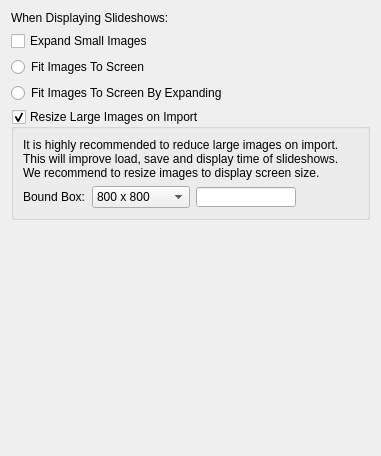
<?xml version="1.0" encoding="UTF-8"?>
<ui version="4.0">
 <class>PictureSettingWidget</class>
 <widget class="QWidget" name="PictureSettingWidget">
  <property name="geometry">
   <rect>
    <x>0</x>
    <y>0</y>
    <width>381</width>
    <height>456</height>
   </rect>
  </property>
  <layout class="QVBoxLayout" name="verticalLayout_2">
   <item>
    <widget class="QLabel" name="label">
     <property name="text">
      <string>When Displaying Slideshows:</string>
     </property>
    </widget>
   </item>
   <item>
    <layout class="QHBoxLayout" name="horizontalLayout">
     <item>
      <widget class="QCheckBox" name="checkBoxExpand">
       <property name="text">
        <string>Expand Small Images</string>
       </property>
      </widget>
     </item>
     <item>
      <widget class="QLabel" name="labelExpand">
       <property name="pixmap">
        <pixmap resource="../softprojector.qrc">:/icons/icons/ExpandSmall.png</pixmap>
       </property>
      </widget>
     </item>
     <item>
      <spacer name="horizontalSpacer">
       <property name="orientation">
        <enum>Qt::Horizontal</enum>
       </property>
       <property name="sizeHint" stdset="0">
        <size>
         <width>40</width>
         <height>20</height>
        </size>
       </property>
      </spacer>
     </item>
    </layout>
   </item>
   <item>
    <layout class="QHBoxLayout" name="horizontalLayout_2">
     <item>
      <widget class="QRadioButton" name="radioButtonFit">
       <property name="text">
        <string>Fit Images To Screen</string>
       </property>
      </widget>
     </item>
     <item>
      <widget class="QLabel" name="labelFit">
       <property name="pixmap">
        <pixmap resource="../softprojector.qrc">:/icons/icons/FitToScreen.png</pixmap>
       </property>
      </widget>
     </item>
     <item>
      <spacer name="horizontalSpacer_2">
       <property name="orientation">
        <enum>Qt::Horizontal</enum>
       </property>
       <property name="sizeHint" stdset="0">
        <size>
         <width>40</width>
         <height>20</height>
        </size>
       </property>
      </spacer>
     </item>
    </layout>
   </item>
   <item>
    <layout class="QHBoxLayout" name="horizontalLayout_3">
     <item>
      <widget class="QRadioButton" name="radioButtonFitExpand">
       <property name="text">
        <string>Fit Images To Screen By Expanding</string>
       </property>
      </widget>
     </item>
     <item>
      <widget class="QLabel" name="labelFitExpand">
       <property name="pixmap">
        <pixmap resource="../softprojector.qrc">:/icons/icons/FitToScreenByExpanding.png</pixmap>
       </property>
      </widget>
     </item>
     <item>
      <spacer name="horizontalSpacer_3">
       <property name="orientation">
        <enum>Qt::Horizontal</enum>
       </property>
       <property name="sizeHint" stdset="0">
        <size>
         <width>40</width>
         <height>20</height>
        </size>
       </property>
      </spacer>
     </item>
    </layout>
   </item>
   <item>
    <widget class="QGroupBox" name="groupBoxResize">
     <property name="title">
      <string>Resize Large Images on Import</string>
     </property>
     <property name="checkable">
      <bool>true</bool>
     </property>
     <layout class="QVBoxLayout" name="verticalLayout">
      <item>
       <widget class="QLabel" name="label_3">
        <property name="text">
         <string>It is highly recommended to reduce large images on import. This will improve load, save and display time of slideshows.
We recommend to resize images to display screen size.</string>
        </property>
        <property name="wordWrap">
         <bool>true</bool>
        </property>
       </widget>
      </item>
      <item>
       <layout class="QHBoxLayout" name="horizontalLayout_4">
        <item>
         <widget class="QLabel" name="label_2">
          <property name="text">
           <string>Bound Box:</string>
          </property>
         </widget>
        </item>
        <item>
         <widget class="QComboBox" name="comboBoxBoundAmount">
          <item>
           <property name="text">
            <string>800 x 800</string>
           </property>
          </item>
          <item>
           <property name="text">
            <string>1024 x 1024</string>
           </property>
          </item>
          <item>
           <property name="text">
            <string>1280 x 1280</string>
           </property>
          </item>
          <item>
           <property name="text">
            <string>1366 x 1366</string>
           </property>
          </item>
          <item>
           <property name="text">
            <string>1440 x 1440</string>
           </property>
          </item>
          <item>
           <property name="text">
            <string>1600 x 1600</string>
           </property>
          </item>
          <item>
           <property name="text">
            <string>1920 x 1920</string>
           </property>
          </item>
          <item>
           <property name="text">
            <string>Custom</string>
           </property>
          </item>
         </widget>
        </item>
        <item>
         <widget class="QLineEdit" name="lineEditBound">
          <property name="sizePolicy">
           <sizepolicy hsizetype="Fixed" vsizetype="Fixed">
            <horstretch>0</horstretch>
            <verstretch>0</verstretch>
           </sizepolicy>
          </property>
          <property name="maximumSize">
           <size>
            <width>100</width>
            <height>20</height>
           </size>
          </property>
         </widget>
        </item>
        <item>
         <widget class="QLabel" name="labelBoundBy"/>
        </item>
        <item>
         <spacer name="horizontalSpacer_4">
          <property name="orientation">
           <enum>Qt::Horizontal</enum>
          </property>
          <property name="sizeHint" stdset="0">
           <size>
            <width>40</width>
            <height>20</height>
           </size>
          </property>
         </spacer>
        </item>
       </layout>
      </item>
     </layout>
    </widget>
   </item>
   <item>
    <spacer name="verticalSpacer">
     <property name="orientation">
      <enum>Qt::Vertical</enum>
     </property>
     <property name="sizeHint" stdset="0">
      <size>
       <width>20</width>
       <height>90</height>
      </size>
     </property>
    </spacer>
   </item>
  </layout>
 </widget>
 <tabstops>
  <tabstop>checkBoxExpand</tabstop>
  <tabstop>radioButtonFit</tabstop>
  <tabstop>radioButtonFitExpand</tabstop>
  <tabstop>groupBoxResize</tabstop>
  <tabstop>comboBoxBoundAmount</tabstop>
  <tabstop>lineEditBound</tabstop>
 </tabstops>
 <resources>
  <include location="../softprojector.qrc"/>
 </resources>
 <connections/>
</ui>
